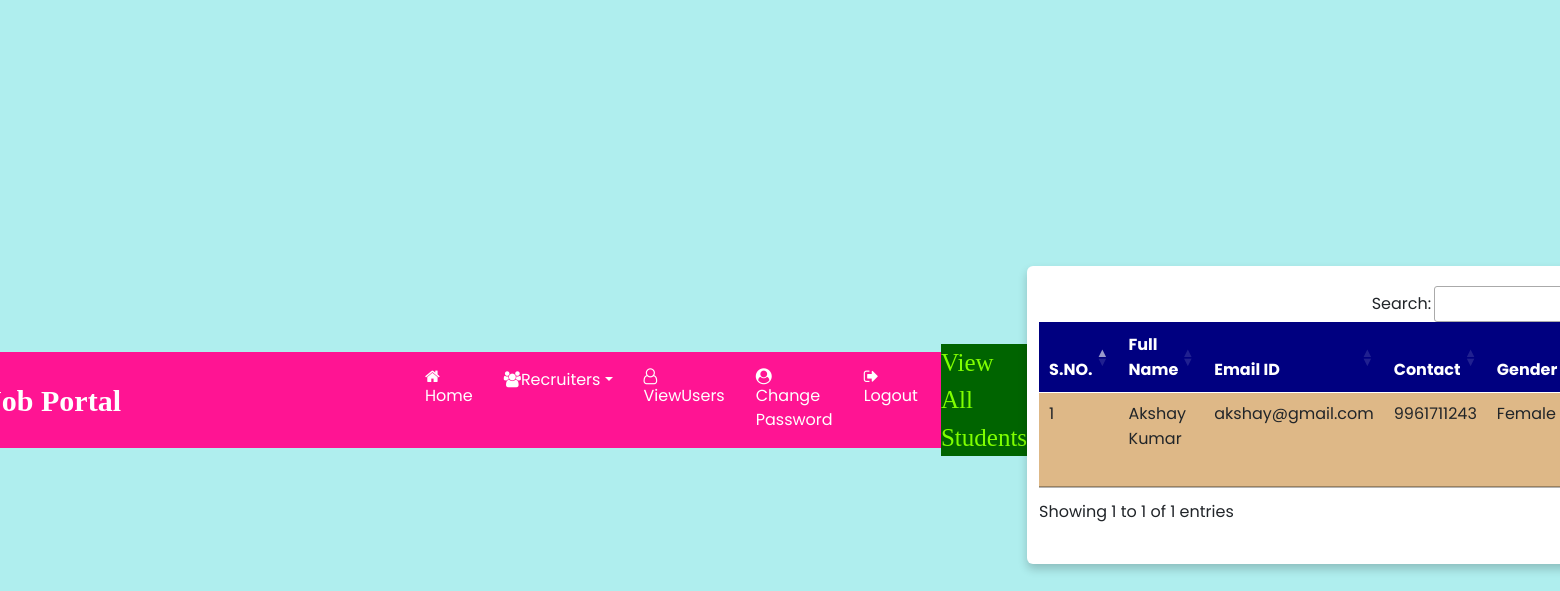
/view_users (signed in), run on the app's committed database.
### job/models.py (models this page shows, shortened)
class StudentUser(models.Model):
    user = models.ForeignKey(User, on_delete=models.CASCADE)
    mobile = models.CharField(max_length=15, null=True)
    image = models.FileField(null= True)
    gender = models.CharField(max_length=10, null=True)
    type = models. CharField(max_length=15, null=True)

### job/views.py (the view)
# urls.py: path('view_users', view_users, name="view_users"),
def view_users(request):
    if not request.user.is_authenticated:
        return redirect('admin_login')
    data = StudentUser.objects.all()
    d = {'data': data}
    return render(request,'view_users.html',d)

### job/templates/view_users.html (shortened to what this page needs)
{% load static %}
{% block body %}
{% include 'admin_navigation.html' %}
 <marquee style="font-family: montserrat; font-size: 25px; color: chartreuse; background-color: darkgreen;">
  View All Students
 </marquee>
<div class="container" style="margin-top:29px;">
<table class="table table-hover" id="mydata">
 <thead>
 <tr style="background-color : #000080; color:white;">
  <th>S.NO.</th>
  <th>Full Name</th>
   <th>Email ID</th>
  <th>Contact</th>
   <th>Gender</th>
 </tr>
 </thead>
 <tbody>
 {% for i in data %}
 <tr style="background-color: #DEB887">
  <td>{{forloop.counter}}</td>
  <td>{{i.user.first_name}} {{i.user.last_name}}</td>
  <td>{{i.user.username}}</td>
  <td>{{i.mobile}}</td>
  <td>{{i.gender}}</td>
 </tr>
 {% endfor %}
 </tbody>
</table>
 </div>
{% endblock %}

### jobportal/static/style.css (style rules this page uses)
* { margin: 0; padding: 0; box-sizing: border-box; font-family: "Poppins" , sans-serif; }
body { min-height: 100vh; width: 100%; background: #c8e8e9; display: flex; align-items: center; justify-content: center; }
.container { width: 85%; background: #fff; border-radius: 6px; padding: 20px 60px 30px 40px; box-shadow: 0 5px 10px rgba(0, 0, 0, 0.2); }

### data on the page
StudentUser: user.first_name "Akshay", user.last_name "Kumar", user.username "akshay@gmail.com", mobile "9961711243", gender "Female"
